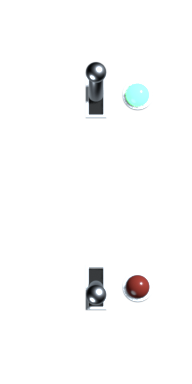
#> input picture resources/ui/switch_strip.png, 192 x 384 px
$ python -i stitch_switch.py   (imports and definitions only)
#> lines starting #> are read from the running program, lines starting #| are printed output that depends on the picture
#> further down, picture is the input picture: PIL image 192x384 RGBA; mean R, G, B, A 8.7, 9, 9.1, 11.7
"""Stitch the two toggle-switch frames (up.png, down.png) into a vertical strip.
Frame 0 = UP (bypass off / signal active, LED ON), frame 1 = DOWN (bypass engaged, LED OFF).

Adds a soft red glow around the LED area on the ON frame so it reads as a
real lit indicator (Eevee Next removed the built-in bloom node).
"""

import os
from PIL import Image, ImageFilter, ImageChops

HERE = os.path.dirname(os.path.abspath(__file__))
FRAMES_DIR = os.path.join(HERE, "_switch_frames")
OUT = os.path.abspath(os.path.join(HERE, "..", "..", "resources", "ui", "switch_strip.png"))


def add_green_glow(img: Image.Image, glow_strength=1.4, blur_radius=14) -> Image.Image:
    """Detect bright green pixels and add a soft additive glow around them."""
#> called with glow_strength = 1.4, blur_radius = 14
    r, g, b, a = img.split()
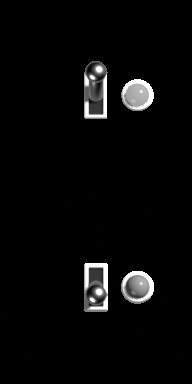
#> r: PIL image 192x384 L; min 0, max 255, mean 8.7
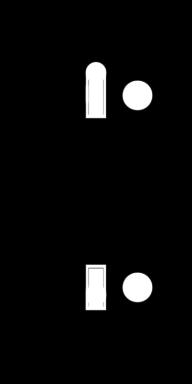
#> a: PIL image 192x384 L; min 0, max 255, mean 11.7
    # Mask = bright green minus other channels (highlights only the LED)
    bright = ImageChops.subtract(g, r)
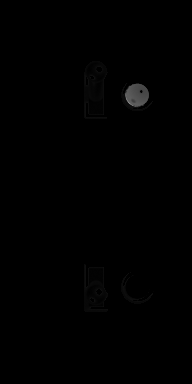
#> bright: PIL image 192x384 L; min 0, max 135, mean 0.7
    bright = ImageChops.subtract(bright, b)
#> bright: PIL image 192x384 L; every value is 0
    bright = bright.point(lambda p: min(255, int(p * glow_strength)))
    glow = bright.filter(ImageFilter.GaussianBlur(blur_radius))
    green_layer = Image.new("RGBA", img.size, (40, 255, 80, 0))
    green_layer.putalpha(glow)
    out = Image.new("RGBA", img.size, (0, 0, 0, 0))
#> out: PIL image 192x384 RGBA; every value is 0
    out.alpha_composite(green_layer)
    out.alpha_composite(img)
    return out


# [2 lines not run here, left out]

# [1 line that did not run here, left out]

# [1 line that did not run here, left out]
# [1 line that did not run here, left out]
# [4 lines not run here, left out]

>>> from PIL import Image
>>> picture = Image.open('../../resources/ui/switch_strip.png')
>>> result = add_green_glow(picture)
